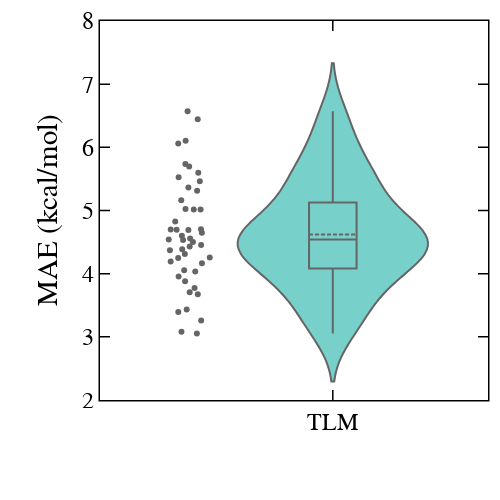

Source (notebook cell):
### Markdown cell above
### TL model errors

### Code cell
mae_dict = json.load(open("./csd_mae_reg_mergedG10.json", "r"))
data=go.Violin(
    y=list(mae_dict.values()),
    box_visible=True,
    line_color='black',
    meanline_visible=True, 
    fillcolor='lightseagreen',
    pointpos=-1.5,
    points="all",
    opacity=0.6,
    x0='TLM',
    text=list(mae_dict.keys()),
    )
layout = go.Layout()
layout.update(glob_layout)
layout["xaxis"].update({'range': [-0.6, 0.4]})
layout["yaxis"].update({'title': "MAE (kcal/mol)", "range": [2, 8]})
layout.update(width=500, height=500, boxmode='group')
fig = dict(data=data, layout=layout)
iplot(fig)

### Figure 1 — Plotly figure (JSON) as saved in the notebook; plotly's stock layout.template omitted (floating-point values rounded to 4 significant figures)
{"data": [{"box": {"visible": true}, "fillcolor": "lightseagreen", "line": {"color": "black"}, "meanline": {"visible": true}, "opacity": 0.6, "pointpos": -1.5, "points": "all", "text": ["bp86", "blyp", "pbe", "tpss", "scan", "m06-l", "mn15-l", "b3p86", "b3pw91", "pbe0", "b3lyp", "tpssh", "scan0", "m06", "m06-2x", "mn15", "wb97x", "b2gpplyp", "pbe0-dh", "dsd-blyp-d3bj", "dsd-pbeb95-d3bj", "dsd-pbep86-d3bj", "blyp_hfx_10", "blyp_hfx_20", "blyp_hfx_30", "blyp_hfx_40", "blyp_hfx_50", "pbe_hfx_10", "pbe_hfx_20", "pbe_hfx_30", "pbe_hfx_40", "pbe_hfx_50", "scan_hfx_10", "scan_hfx_20", "scan_hfx_30", "scan_hfx_40", "scan_hfx_50", "m06-l_hfx_10", "m06-l_hfx_20", "m06-l_hfx_30", "m06-l_hfx_40", "m06-l_hfx_50", "mn15-l_hfx_10", "mn15-l_hfx_20", "mn15-l_hfx_30", "mn15-l_hfx_40", "mn15-l_hfx_50"], "type": "violin", "x0": "TLM", "y": [4.386, 4.43, 5.016, 4.7, 4.827, 4.531, 5.527, 4.704, 4.033, 4.313, 4.691, 5.313, 5.599, 6.445, 3.054, 5.465, 3.431, 3.956, 3.773, 4.192, 4.165, 4.541, 4.649, 4.052, 3.395, 3.707, 4.37, 3.675, 4.249, 3.878, 4.502, 3.08, 5.025, 5.365, 6.061, 4.696, 4.557, 4.254, 3.257, 5.735, 4.602, 6.103, 5.163, 4.452, 5.697, 5.015, 6.571]}], "layout": {"boxmode": "group", "font": {"color": "black", "family": "Helvetica", "size": 24}, "height": 500, "legend": {"orientation": "v"}, "margin": {"b": 100, "l": 100, "r": 10, "t": 10}, "paper_bgcolor": "rgba(255,255,255,100)", "plot_bgcolor": "white", "width": 500, "xaxis": {"color": "black", "linecolor": "black", "linewidth": 1.5, "mirror": "allticks", "range": [-0.6, 0.4], "showgrid": false, "showline": true, "ticklen": 10, "ticks": "inside", "tickwidth": 1.5, "zeroline": false}, "yaxis": {"color": "black", "linecolor": "black", "linewidth": 1.5, "mirror": "allticks", "range": [2, 8], "showgrid": false, "showline": true, "ticklen": 10, "ticks": "inside", "tickwidth": 1.5, "title": {"text": "MAE (kcal/mol)"}, "zeroline": false}}}
